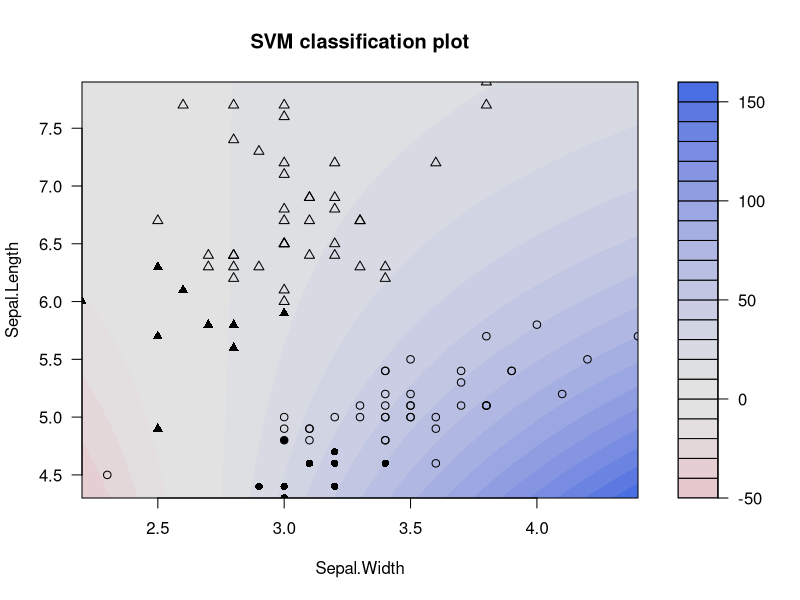

The R script that drew this image:
## Отбираем только интересующие нас классы и переводим их в матрицу dm
dd <- iris[iris$Species != "versicolor", -(3:4)]
dm <- data.matrix(dd[, 1:2])

## А это чтобы разделяющая плоскость имела вид не
## y = ax, а y = ax + b, где подбираются и a, и b
##dm <- cbind(dm, 1)

## dc — правая часть классификатора (метки классов)
## Делаем вектор из единиц
dc <- rep(1, nrow(dm))
## и исправляем те, что в классе -1
dc[dd$Species == "virginica"] <- -1


library(kernlab)
## Another example with the famous iris data
svp = ksvm(dm,dc,type="C-svc", kernel = "splinedot")
plot(svp, data=dm)
svp
